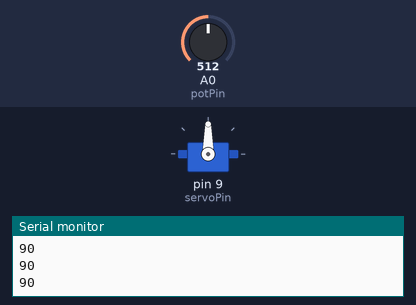
Simulated run of this sketch. Board: Arduino Uno, built with avr-gcc and run on an emulated ATmega328P. On the bench: servo, the last lines printed to the serial monitor. Inputs (shaded band) come from the test bench; at power-on: A0 (potPin) = 512.

Above: at 1.2 s.
1.3 s: A0 (potPin) set to 716
At 2.3 s:
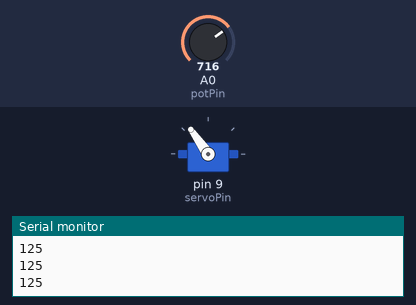
2.8 s: A0 (potPin) set to 900
At 3.8 s:
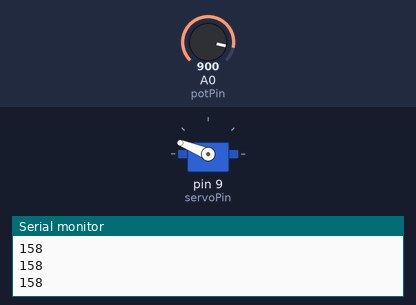
4.3 s: A0 (potPin) set to 1023
At 4.7 s:
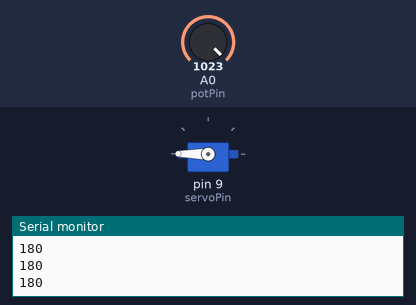
5.8 s: A0 (potPin) set to 306
At 6.8 s:
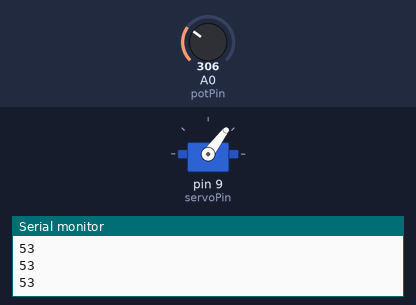
7.3 s: A0 (potPin) set to 122
At 8.2 s:
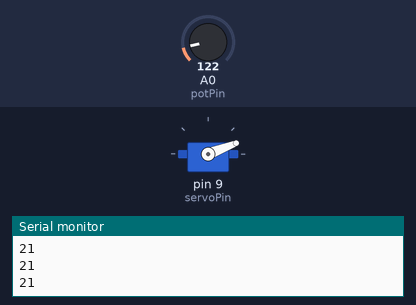
8.8 s: A0 (potPin) set to 0
At 9.4 s:
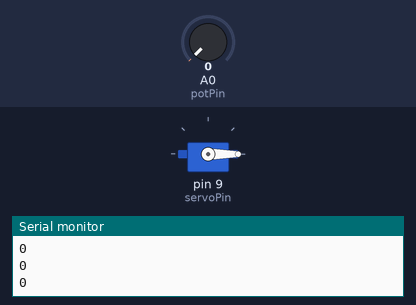
Timing chart, 0 to 11.3 s (numbered marks = the images above; inputs shaded):
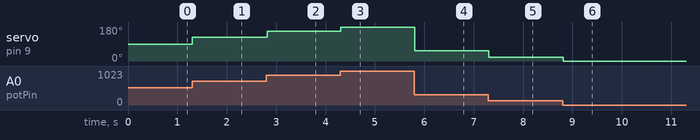

Measured:
- after the input at 1.3 s, servo on pin 9 (servoPin): 90° → 125° at once
- after the input at 2.8 s, servo on pin 9 (servoPin): 125° → 158° at once
- after the input at 4.3 s, servo on pin 9 (servoPin): 158° → 180° at once
- after the input at 5.8 s, servo on pin 9 (servoPin): 180° → 53° at once
- after the input at 7.3 s, servo on pin 9 (servoPin): 53° → 21° at once
- after the input at 8.8 s, servo on pin 9 (servoPin): 21° → 0° at once

The sketch:

03-servo.ino
```cpp
#include <Servo.h>

Servo myServo;

const int potPin = A0;
const int servoPin = 9;

void setup(){
  myServo.attach(servoPin);
  Serial.begin(9600);
}
void loop(){
  int potValue = analogRead(potPin);
  int angle = map(potValue, 0, 1023, 0, 180);
  myServo.write(angle);
  Serial.println(angle);
  delay(15);

}
```
